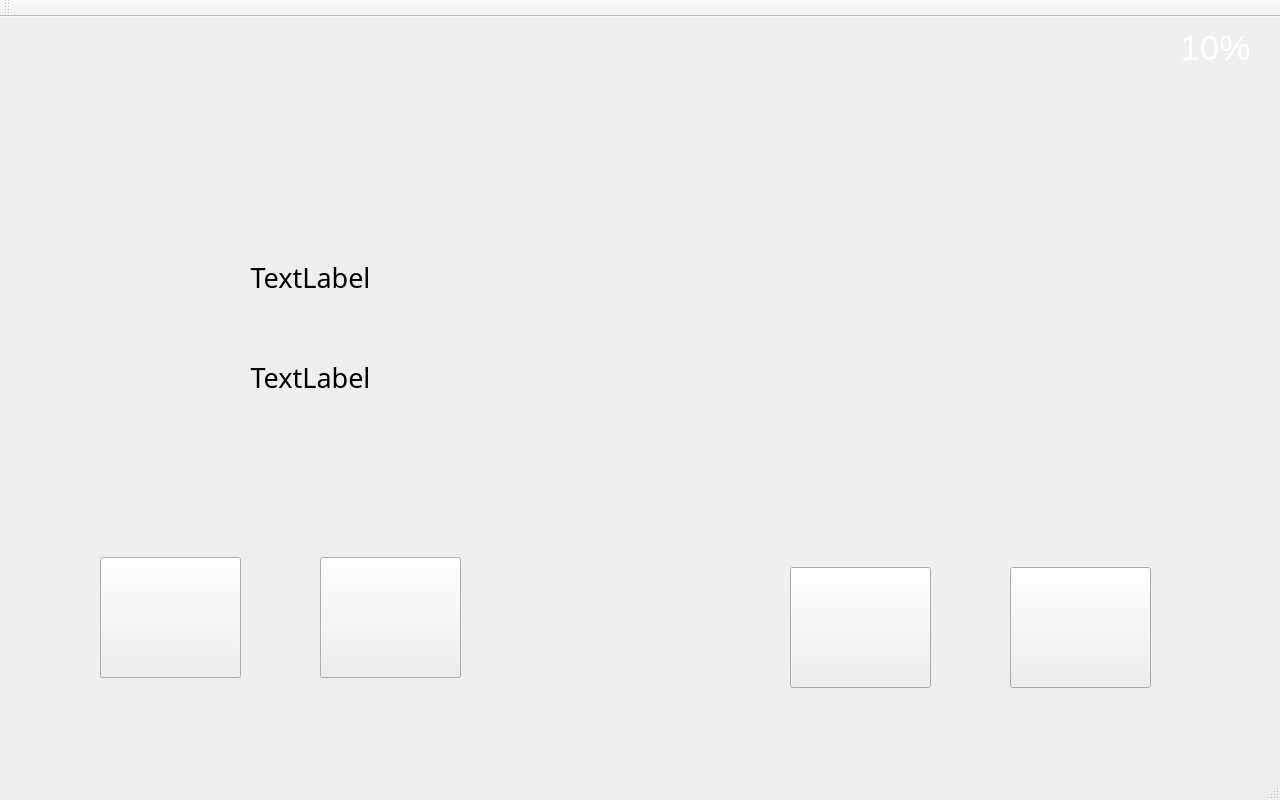
<?xml version="1.0" encoding="UTF-8"?>
<ui version="4.0">
 <class>MainWindow</class>
 <widget class="QMainWindow" name="MainWindow">
  <property name="geometry">
   <rect>
    <x>0</x>
    <y>0</y>
    <width>1280</width>
    <height>800</height>
   </rect>
  </property>
  <property name="windowTitle">
   <string>MainWindow</string>
  </property>
  <property name="styleSheet">
   <string notr="true"/>
  </property>
  <widget class="QWidget" name="centralWidget">
   <widget class="QLabel" name="label_9">
    <property name="geometry">
     <rect>
      <x>640</x>
      <y>240</y>
      <width>491</width>
      <height>90</height>
     </rect>
    </property>
    <property name="styleSheet">
     <string notr="true">font: 75 italic 36pt &quot;Lucida Handwriting&quot;;
border-image: url(:/new/prefix1/alpha.png);
font: 36pt &quot;华文楷体&quot;;</string>
    </property>
    <property name="text">
     <string/>
    </property>
    <property name="alignment">
     <set>Qt::AlignCenter</set>
    </property>
   </widget>
   <widget class="QPushButton" name="set_button">
    <property name="geometry">
     <rect>
      <x>100</x>
      <y>540</y>
      <width>141</width>
      <height>121</height>
     </rect>
    </property>
    <property name="styleSheet">
     <string notr="true">border-image: url(:/new/prefix1/no.png);</string>
    </property>
    <property name="text">
     <string/>
    </property>
   </widget>
   <widget class="QLabel" name="label_3">
    <property name="geometry">
     <rect>
      <x>170</x>
      <y>320</y>
      <width>281</width>
      <height>81</height>
     </rect>
    </property>
    <property name="font">
     <font>
      <family>黑体</family>
      <pointsize>20</pointsize>
      <weight>50</weight>
      <italic>false</italic>
      <bold>false</bold>
     </font>
    </property>
    <property name="styleSheet">
     <string notr="true">font: 20pt &quot;黑体&quot;;</string>
    </property>
    <property name="text">
     <string>TextLabel</string>
    </property>
    <property name="alignment">
     <set>Qt::AlignCenter</set>
    </property>
   </widget>
   <widget class="QLabel" name="label_8">
    <property name="geometry">
     <rect>
      <x>1060</x>
      <y>10</y>
      <width>71</width>
      <height>41</height>
     </rect>
    </property>
    <property name="styleSheet">
     <string notr="true">border-image: url(:/new/prefix1/wifi.png);</string>
    </property>
    <property name="text">
     <string/>
    </property>
   </widget>
   <widget class="QLabel" name="label_2">
    <property name="geometry">
     <rect>
      <x>180</x>
      <y>210</y>
      <width>261</width>
      <height>101</height>
     </rect>
    </property>
    <property name="font">
     <font>
      <family>黑体</family>
      <pointsize>20</pointsize>
      <weight>50</weight>
      <italic>false</italic>
      <bold>false</bold>
     </font>
    </property>
    <property name="styleSheet">
     <string notr="true">font: 20pt &quot;黑体&quot;;</string>
    </property>
    <property name="text">
     <string>TextLabel</string>
    </property>
    <property name="alignment">
     <set>Qt::AlignCenter</set>
    </property>
   </widget>
   <widget class="QLabel" name="label_14">
    <property name="geometry">
     <rect>
      <x>1120</x>
      <y>10</y>
      <width>81</width>
      <height>41</height>
     </rect>
    </property>
    <property name="styleSheet">
     <string notr="true">border-image: url(:/new/prefix1/oil.png);</string>
    </property>
    <property name="text">
     <string/>
    </property>
   </widget>
   <widget class="QPushButton" name="video_button">
    <property name="geometry">
     <rect>
      <x>1010</x>
      <y>550</y>
      <width>141</width>
      <height>121</height>
     </rect>
    </property>
    <property name="styleSheet">
     <string notr="true">border-image: url(:/new/prefix1/no.png);</string>
    </property>
    <property name="text">
     <string/>
    </property>
   </widget>
   <widget class="QPushButton" name="media_player_button">
    <property name="geometry">
     <rect>
      <x>790</x>
      <y>550</y>
      <width>141</width>
      <height>121</height>
     </rect>
    </property>
    <property name="styleSheet">
     <string notr="true">border-image: url(:/new/prefix1/no.png);</string>
    </property>
    <property name="text">
     <string/>
    </property>
   </widget>
   <widget class="QPushButton" name="data_button">
    <property name="geometry">
     <rect>
      <x>320</x>
      <y>540</y>
      <width>141</width>
      <height>121</height>
     </rect>
    </property>
    <property name="styleSheet">
     <string notr="true">border-image: url(:/new/prefix1/no.png);</string>
    </property>
    <property name="text">
     <string/>
    </property>
   </widget>
   <widget class="QLabel" name="label">
    <property name="geometry">
     <rect>
      <x>-30</x>
      <y>0</y>
      <width>1311</width>
      <height>771</height>
     </rect>
    </property>
    <property name="styleSheet">
     <string notr="true">border-image: url(:/new/prefix1/num3.png);</string>
    </property>
    <property name="text">
     <string/>
    </property>
   </widget>
   <widget class="QLabel" name="label_4">
    <property name="geometry">
     <rect>
      <x>1160</x>
      <y>0</y>
      <width>111</width>
      <height>61</height>
     </rect>
    </property>
    <property name="font">
     <font>
      <pointsize>26</pointsize>
     </font>
    </property>
    <property name="styleSheet">
     <string notr="true">color: rgb(255, 255, 255);</string>
    </property>
    <property name="text">
     <string>10%</string>
    </property>
    <property name="alignment">
     <set>Qt::AlignCenter</set>
    </property>
   </widget>
   <widget class="QLabel" name="label_warningT">
    <property name="geometry">
     <rect>
      <x>60</x>
      <y>10</y>
      <width>61</width>
      <height>41</height>
     </rect>
    </property>
    <property name="styleSheet">
     <string notr="true"/>
    </property>
    <property name="text">
     <string/>
    </property>
   </widget>
   <zorder>label</zorder>
   <zorder>media_player_button</zorder>
   <zorder>label_9</zorder>
   <zorder>set_button</zorder>
   <zorder>label_3</zorder>
   <zorder>label_8</zorder>
   <zorder>label_2</zorder>
   <zorder>label_14</zorder>
   <zorder>video_button</zorder>
   <zorder>data_button</zorder>
   <zorder>label_4</zorder>
   <zorder>label_warningT</zorder>
  </widget>
  <widget class="QMenuBar" name="menuBar">
   <property name="geometry">
    <rect>
     <x>0</x>
     <y>0</y>
     <width>1280</width>
     <height>26</height>
    </rect>
   </property>
  </widget>
  <widget class="QToolBar" name="mainToolBar">
   <attribute name="toolBarArea">
    <enum>TopToolBarArea</enum>
   </attribute>
   <attribute name="toolBarBreak">
    <bool>false</bool>
   </attribute>
  </widget>
  <widget class="QStatusBar" name="statusBar"/>
 </widget>
 <layoutdefault spacing="6" margin="11"/>
 <resources/>
 <connections/>
</ui>
